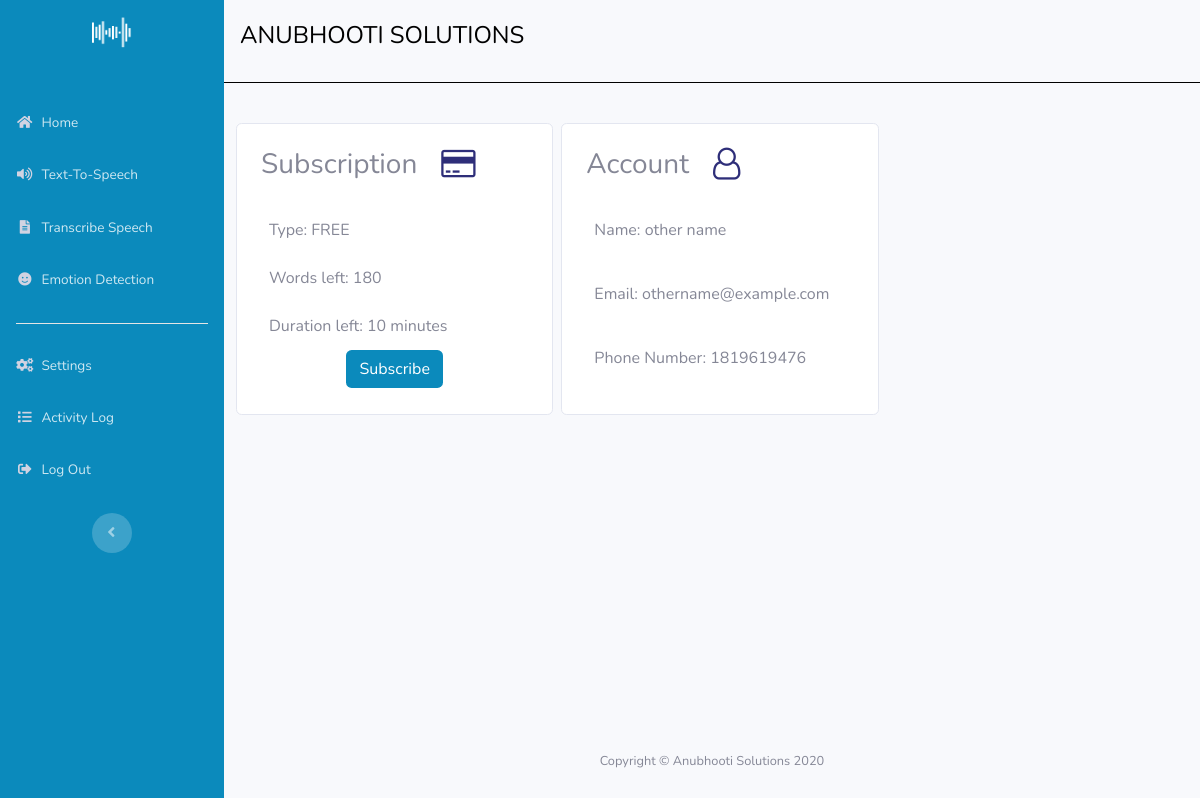
Before: /welcome (signed in) with the older database file.
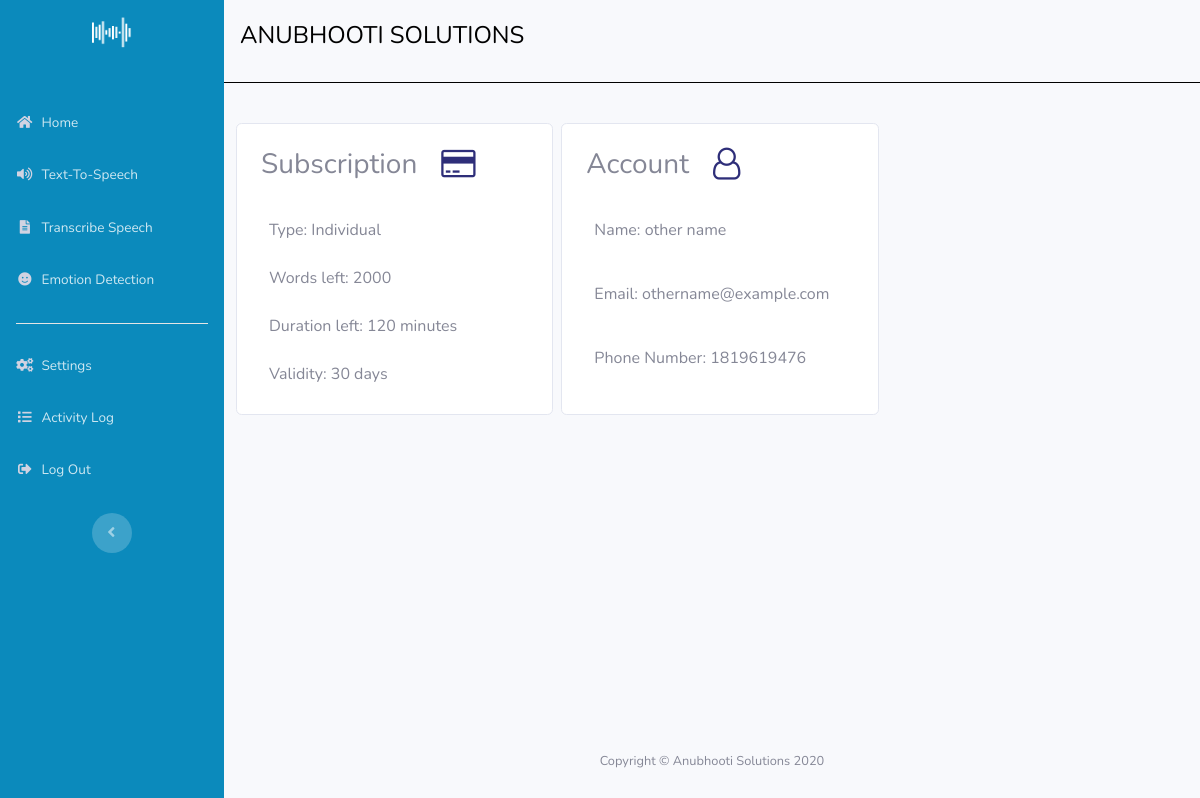
After: the same page with the newer database file.
### Project/models.py (models this page shows, shortened)
class User(db.Model,UserMixin):
    __tablename__ = 'users'
    id = db.Column(db.Integer,primary_key=True,autoincrement=True)
    name = db.Column(db.String(50))
    number = db.Column(db.Integer())
    membership = db.Column(db.String(50))
    subscription_time = db.Column(db.DateTime())
    email = db.Column(db.String(50),unique=True,index=True)
    password_hash = db.Column(db.String(200))
    time_left = db.Column(db.Integer())
    words_left = db.Column(db.Integer())
    account_type = db.Column(db.String())

### Project/users/views.py (the view)
@users.route('/welcome')
def index():
    user = User.query.get(current_user.id)
    time = datetime.now()
    if (time - user.subscription_time) > timedelta(days=30):
        user.membership = 'FREE'
        db.session.commit()
    return render_template('welcome.html',user=user)

### Project/users/views.py (called while the page is built)
@loginmanager.user_loader
def load_user(uid):
    if uid is not None:
        return User.query.get(uid)
    return None

### Project/templates/welcome.html (shortened to what this page needs)
{% extends 'base.html' %}
{% block content %}
<div class="row">
    <div class="col-md-4 mt-4 mr-2 card">
        <div class="row">
            <h3 class="mt-4 mb-4 ml-4">Subscription</h3>
            <i class="fa fa-credit-card fa-2x mt-4 mb-4 ml-4" style="color:rgb(46, 46, 121);" aria-hidden="true"></i>
        </div>
        <ul class="list-group mb-3">
            <li class="list-group-item" style="border:0;">Type: {{user.membership}}</li>
            <li class="list-group-item" style="border:0;">Words left: {{user.words_left}}</li>
            <li class="list-group-item" style="border:0;">Duration left: {{user.time_left}} minutes</li>
            {% if user.membership !='FREE' %}
            <li class="list-group-item" style="border:0;">Validity: 30 days</li>
            {% else %}
            <a href="{{url_for('users.subscribe')}}" class="btn btn-md m-auto mybutton" style="background-color: #0b8abc;color:white;">Subscribe</a>
            {% endif %}
        </ul>
    </div>
    <div class="col-md-4 mt-4 card">
        <div class="row">
            <h3 class="mt-4 mb-4 ml-4">Account</h3>
            <i class="fa fa-user-o fa-2x mt-4 mb-4 ml-4" style="color:rgb(46, 46, 121);" aria-hidden="true"></i>
        </div>
        <ul class="list-group mb-3">
            <li class="list-group-item" style="border:0;"><p style="word-break:normal;">Name: {{user.name}}</p></li>
            <li class="list-group-item" style="border:0;"><p style="word-break:normal;">Email: {{user.email}}</p></li>
            <li class="list-group-item" style="border:0;"><p style="word-break:normal;">Phone Number: {{user.number}}</p></li>
        </ul>
    </div>
</div>
{% endblock %}

### Project/templates/base.html (shortened to what this page needs)
<!DOCTYPE html>
<html>
<head>
    <link rel="stylesheet" href="{{url_for('static',filename='bootstrap.min.css')}}">
    <link rel="stylesheet" href="https://use.fontawesome.com/releases/v5.12.0/css/all.css">
    <link rel="stylesheet" href="https://cdnjs.cloudflare.com/ajax/libs/font-awesome/4.7.0/css/font-awesome.min.css">
</head>
<body id="page-top">
    <div id="wrapper">
        <nav class="navbar navbar-dark align-items-start sidebar sidebar-dark accordion p-0" style="background-color:  #0b8abc;" >
            <div class="container-fluid d-flex flex-column p-0">
                <a href="{{url_for('users.index')}}"><img class="col mt-3" src="{{url_for('static',filename='assets/img/logo.png')}}" style="height:2rem;width:4rem;"></a>
                <ul class="nav navbar-nav text-light" style="margin-top:3rem;" id="accordionSidebar">
                    <li class="nav-item" role="presentation"><a class="nav-link" href="{{url_for('users.index')}}"><i class="fas fa-home fa-sm fa-fw mr-2 text-gray-400"></i><span>Home</span></a></li>
                    <li class="nav-item" role="presentation"><a class="nav-link" href="{{url_for('users.tts')}}"><i class="fas fa-volume-up fa-sm fa-fw mr-2 text-gray-400"></i><span>Text-To-Speech</span></a></li>
                    <li class="nav-item" role="presentation"><a class="nav-link" href="{{url_for('users.transcribe')}}"><i class="fas fa-file-text fa-sm fa-fw mr-2 text-gray-400"></i><span>Transcribe Speech</span></a></li>
                    <li class="nav-item" role="presentation"><a class="nav-link" href="{{url_for('users.emotions')}}"><i class="fas fa-smile fa-sm fa-fw mr-2 text-gray-400"></i><span>Emotion Detection</span></a></li>
                    <hr style="margin-left:1rem;margin-right:1rem;background-color:white;width:auto;">
                    <li class="nav-item" role="presentation"><a class="nav-link" href="{{url_for('users.settings')}}"><i class="fas fa-cogs fa-sm fa-fw mr-2 text-gray-400"></i><span>Settings</span></a></li>
                    <li class="nav-item" role="presentation"><a class="nav-link" href="{{url_for('users.activity')}}"><i class="fas fa-list fa-sm fa-fw mr-2 text-gray-400"></i><span>Activity Log</span></a></li>
                    <li class="nav-item" role="presentation"><a class="nav-link" href="{{url_for('users.logout')}}"><i class="fas fa-sign-out-alt fa-sm fa-fw mr-2 text-gray-400"></i><span>Log Out</span></a></li>
                </ul>
                <div class="text-center d-none d-md-inline"><button class="btn rounded-circle border-0" id="sidebarToggle" type="button"></button></div>
            </div>
        </nav>
        <div class="d-flex flex-column" id="content-wrapper">
            <nav class="navbar" style="color:black;border-bottom: 0.5px solid black;">
                <div class="navbar-brand">
                    <div class="row">
                        <h3 class="col mt-2 mb-0" style="font-family: 'Nunito', sans-serif;height:3rem;font-size:1.5rem;">ANUBHOOTI SOLUTIONS</h3>
                    </div>
                </div>
            </nav>
            <div id="content" class="pl-4 pt-3 pr-4">
                {% block content %}
                {% endblock %}
            </div>
            <footer class="sticky-footer">
                <div class="container my-auto">
                    <div class="text-center my-auto copyright"><span>Copyright © Anubhooti Solutions 2020</span></div>
                </div>
            </footer>
        </div>
</body>
</html>

Changed rows visible on the page:
changed User "other name": membership "FREE" → "Individual"; words_left "180" → "2000"; time_left "10" → "120"
Other visible differences:
text no longer shown: "Subscribe"
text now shown: "Validity: 30 days"
